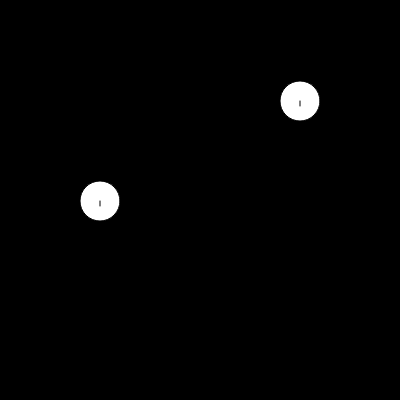
Frame 1 (no input)
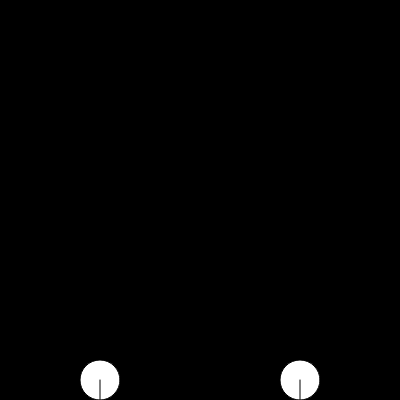
Frame 60 (no input)
Frame 120 (the mouse pressed at the canvas centre since frame 60): identical to frame 60, image omitted

The p5.js sketch that drew these frames (run headless with seeded random() and noise() and a simulated clock; from frame 60 on, the mouse is pressed at the canvas centre):

// p5.js sketch
// ── sketch.js
var p1,p2;
var GRAVITY;

function setup(){
  createCanvas(400, 400);
  GRAVITY = createVector(0, 1);
  p1 = new Particle(100, 200, 20);
  p2 = new Particle(300, 100, 20);
}

function draw(){
  background(0);
  p1.update();
  p2.update();
  p1.checkCollide(p2);
  p1.constrain();
  p2.checkCollide(p1);
  p2.constrain();
  p1.show();
  p2.show();
}

// ── particle.js
class Particle{
  constructor(x, y, radius){
    this.pos = createVector(x,y);
    this.vel = createVector(0,0);
    this.acc = createVector(0,0);
    this.radius = radius;
    this.mda = Infinity;
    this.mdl = Infinity;
  }

  applyForce(f){
    this.acc = f.copy();
    this.vel.add(this.acc);
    this.vel.mult(0.998);
  }

  update(){
    this.mouseConstraint();
    this.applyForce(GRAVITY);
    this.pos.add(this.vel);
  }

  mouseConstraint(){
    this.mda = dist(mouseX, mouseY, this.pos.x, this.pos.y);
    if(!mouseIsPressed)this.mdl=this.mda;
    if(mouseIsPressed&&this.mdl<this.radius){
      this.applyForce(p5.Vector.sub(createVector(mouseX,mouseY),this.pos));
    }
  }

  constrain(){
    if(this.pos.x>width-this.radius){
      this.pos.x = width-this.radius;
    }
    else if(this.pos.x<this.radius){
      this.pos.x = this.radius;
    }
    if(this.pos.y>height-this.radius){
      this.pos.y = height-this.radius;
    }
    else if(this.pos.y<this.radius){
      this.pos.y = this.radius;
    }
  }

  show(){
    push();
    translate(this.pos.x, this.pos.y);
    circle(0, 0, this.radius*2);
    line(0, 0, this.vel.x*5, this.vel.y*5);
    pop();
  }

  checkCollide(particle){
    var overlap = dist(this.pos.x, this.pos.y, particle.pos.x, particle.pos.y)-(this.radius+particle.radius);
    if(overlap<0){
      var angle = p5.Vector.sub(this.pos, particle.pos).heading();
      var vec = p5.Vector.fromAngle(angle, -overlap);
      this.applyForce(vec);
    }
  }
}
